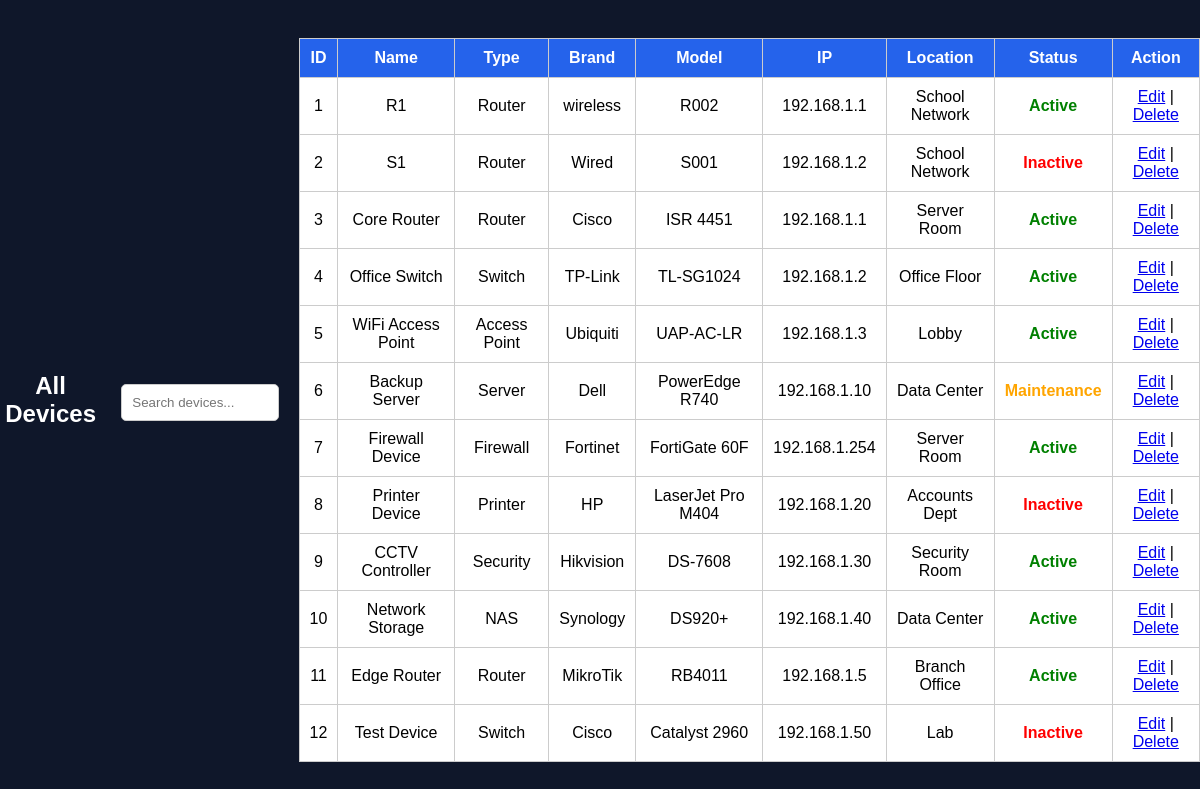
/view_devices.php (signed in), run on the app's committed database.
### tables this page shows
CREATE TABLE `devices` (
  `id` int(11) NOT NULL,
  `device_name` varchar(100) DEFAULT NULL,
  `device_type` varchar(50) DEFAULT NULL,
  `brand` varchar(50) DEFAULT NULL,
  `model` varchar(50) DEFAULT NULL,
  `ip_address` varchar(20) DEFAULT NULL,
  `location` varchar(100) DEFAULT NULL,
  `status` varchar(20) DEFAULT NULL,
  `serial_number` varchar(50) DEFAULT NULL,
  `purchase_date` date DEFAULT NULL,
  `warranty_status` varchar(20) DEFAULT NULL
);

### view_devices.php (the view, shortened to what this page needs)
<?php
include("db.php");
$sql = "SELECT * FROM devices";
$result = mysqli_query($conn,$sql);
?>
<!DOCTYPE html>
<html>
<head>
<link rel="stylesheet" href="css/style.css">
</head>
<body>
<h2 style="text-align:center">All Devices</h2>
<div class="search">
<input type="text" id="searchInput" onkeyup="liveSearch()" placeholder="Search devices...">
</div>
<table>
<tr>
<th>ID</th>
<th>Name</th>
<th>Type</th>
<th>Brand</th>
<th>Model</th>
<th>IP</th>
<th>Location</th>
<th>Status</th>
<th>Action</th>
</tr>
<?php while($row=mysqli_fetch_assoc($result)){ ?>
<tr>
<td><?php echo $row['id']; ?></td>
<td><?php echo $row['device_name']; ?></td>
<td><?php echo $row['device_type']; ?></td>
<td><?php echo $row['brand']; ?></td>
<td><?php echo $row['model']; ?></td>
<td><?php echo $row['ip_address']; ?></td>
<td><?php echo $row['location']; ?></td>
<td>
<?php
if($row['status']=="Active"){
    echo "<span style='color:green;font-weight:bold'>Active</span>";
}
elseif($row['status']=="Inactive"){
    echo "<span style='color:red;font-weight:bold'>Inactive</span>";
}
else{
    echo "<span style='color:orange;font-weight:bold'>Maintenance</span>";
}
?>
</td>
<td>
<a href="edit_device.php?id=<?php echo $row['id']; ?>">Edit</a> |
<a href="delete_device.php?id=<?php echo $row['id']; ?>"
onclick="return confirm('Delete this device?')">Delete</a>
</td>
</tr>
<?php } ?>
</table>
</body>
</html>

### css/style.css (style rules this page uses)
* { margin:0; padding:0; box-sizing:border-box; font-family:Arial, Helvetica, sans-serif; }
body { background:#0f172a; display:flex; justify-content:center; align-items:center; height:100vh; }
input { width:100%; padding:10px; margin-top:5px; border:1px solid #ccc; border-radius:5px; }

### view_devices.php (style rules this page uses)
body { font-family:Arial; background:#0f172a; color:white; }
table { width:95%; margin:auto; border-collapse:collapse; background:white; color:black; }
th,td { padding:10px; border:1px solid #ccc; text-align:center; }
th { background:#2563eb; color:white; }
.search { text-align:center; margin:20px; }

### data on the page
devices: id "1", device_name "R1", device_type "Router", brand "wireless", model "R002", ip_address "192.168.1.1", location "School Network", status "Active"
devices: id "2", device_name "S1", device_type "Router", brand "Wired", model "S001", ip_address "192.168.1.2", location "School Network", status "Inactive"
devices: id "3", device_name "Core Router", device_type "Router", brand "Cisco", model "ISR 4451", ip_address "192.168.1.1", location "Server Room", status "Active"
devices: id "4", device_name "Office Switch", device_type "Switch", brand "TP-Link", model "TL-SG1024", ip_address "192.168.1.2", location "Office Floor", status "Active"
devices: id "5", device_name "WiFi Access Point", device_type "Access Point", brand "Ubiquiti", model "UAP-AC-LR", ip_address "192.168.1.3", location "Lobby", status "Active"
devices: id "6", device_name "Backup Server", device_type "Server", brand "Dell", model "PowerEdge R740", ip_address "192.168.1.10", location "Data Center", status "Maintenance"
devices: id "7", device_name "Firewall Device", device_type "Firewall", brand "Fortinet", model "FortiGate 60F", ip_address "192.168.1.254", location "Server Room", status "Active"
devices: id "8", device_name "Printer Device", device_type "Printer", brand "HP", model "LaserJet Pro M404", ip_address "192.168.1.20", location "Accounts Dept", status "Inactive"
devices: id "9", device_name "CCTV Controller", device_type "Security", brand "Hikvision", model "DS-7608", ip_address "192.168.1.30", location "Security Room", status "Active"
devices: id "10", device_name "Network Storage", device_type "NAS", brand "Synology", model "DS920+", ip_address "192.168.1.40", location "Data Center", status "Active"
devices: id "11", device_name "Edge Router", device_type "Router", brand "MikroTik", model "RB4011", ip_address "192.168.1.5", location "Branch Office", status "Active"
devices: id "12", device_name "Test Device", device_type "Switch", brand "Cisco", model "Catalyst 2960", ip_address "192.168.1.50", location "Lab", status "Inactive"
